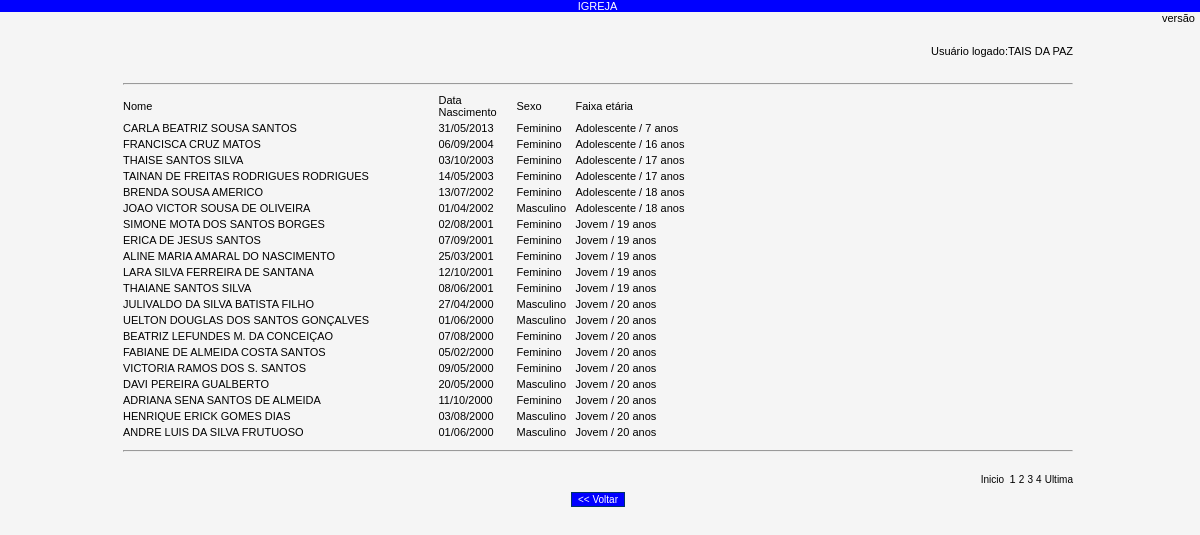
Screenshot of /membros_todos.php (signed in) with the database file from the repository.
### tables this page shows
CREATE TABLE IF NOT EXISTS `membros` (
  `pk_membro` int(11) NOT NULL AUTO_INCREMENT,
  `fg_membro` blob NOT NULL,
  `te_foto` varchar(30) NOT NULL,
  `nm_membro` varchar(50) NOT NULL,
  `dt_nascimento` date NOT NULL,
  `fk_sexo` int(11) NOT NULL DEFAULT '37',
  `fk_instrucao` int(11) NOT NULL,
  `fk_estado` int(11) NOT NULL DEFAULT '1',
  `nm_escola` varchar(50) NOT NULL,
  `nu_tel_escola` varchar(40) NOT NULL,
  `nu_rg` varchar(20) NOT NULL,
  `fk_profissao` int(11) NOT NULL DEFAULT '28',
  `nm_empresa` varchar(50) NOT NULL,
  `nu_tel_empresa` varchar(40) NOT NULL,
  `nm_pai` varchar(50) NOT NULL,
  `nm_mae` varchar(50) NOT NULL,
  `nm_conjuge` varchar(50) NOT NULL,
  `dt_casamento` date NOT NULL,
  `nm_local` varchar(50) NOT NULL,
  `nm_rh` varchar(20) NOT NULL,
  `nu_tel_casa` varchar(30) NOT NULL,
  `nm_email` varchar(70) NOT NULL,
  `nm_logra` varchar(70) NOT NULL,
  `nm_bairro1` varchar(40) NOT NULL,
  `fk_bairro` int(11) NOT NULL,
  `nu_cep` varchar(8) NOT NULL,
  `nm_uf` varchar(2) NOT NULL,
  `nm_cidade` varchar(50) NOT NULL,
  `nm_pastor` varchar(50) NOT NULL,
  `nm_igreja` varchar(50) NOT NULL,
  `nu_tel_igreja` varchar(40) NOT NULL,
  `dt_admissao` date NOT NULL,
  `fk_entrada` int(11) NOT NULL DEFAULT '2',
  `fk_saida` int(11) NOT NULL DEFAULT '6',
  `dt_saida` date NOT NULL,
  `te_observacao` text NOT NULL,
  `dt_cadastro` date NOT NULL,
  `fk_usuario` int(11) NOT NULL,
  PRIMARY KEY (`pk_membro`),
  KEY `fk_sexo` (`fk_sexo`),
  KEY `fk_profissao` (`fk_profissao`),
  KEY `fk_instrucao` (`fk_instrucao`),
  KEY `fk_estado` (`fk_estado`),
  KEY `fk_entrada` (`fk_entrada`),
  KEY `fk_saida` (`fk_saida`),
  KEY `fk_usuario` (`fk_usuario`),
  KEY `fk_bairro` (`fk_bairro`)
);

CREATE TABLE IF NOT EXISTS `status` (
  `pk_status` int(11) NOT NULL AUTO_INCREMENT,
  `cl_status` varchar(1) NOT NULL,
  `nm_status` varchar(50) NOT NULL,
  PRIMARY KEY (`pk_status`)
);

### membros_todos.php (the view, shortened to what this page needs)
<?php
include "cabecalho/cabecalho.php";
$login_igreja = @$_SESSION['login_igreja'];
 if ($login_igreja){
?>
<html>
<head>
</head>
<link rel="stylesheet" href="css/textos.css" type="text/css">
<link rel="stylesheet" href="css/filadelfia.css" type="text/css">
<link rel="stylesheet" href="css/estilo.css" type="text/css">
<body bgcolor="#F5F5F5" onLoad="javascript:caixas()">
<?php
$nm_usuario = $_SESSION["user"];
?>
<form name="formulario">
  <table width="80%" border="0" align="center">
    <tr>
      <td colspan="6" class="labelDireita">Usu&aacute;rio logado:<?php echo $nm_usuario;?></td>
    </tr>
    <tr>
      <td colspan="6" class="labelEsquerda">&nbsp;</td>
    </tr>
    <tr>
      <td colspan="6" class="labelEsquerda"><hr></td>
    </tr>
    <tr>
      <td width="33%" class="labelEsquerda">Nome</td>
      <td width="8%" class="labelEsquerda">Data Nascimento</td>
      <td width="6%" class="labelEsquerda">Sexo</td>
      <td width="53%" class="labelEsquerda">Faixa et&aacute;ria</td>
    </tr>
    <?php
	$p = @$_GET["p"];
	if(isset($p)) {
	$p = $p;
	} else {
	$p = 1;
	}
	$qnt = 20;
	$inicio = ($p*$qnt) - $qnt;
	$sql = mysql_query("SELECT pk_membro,nm_membro,nm_status,dt_nascimento,YEAR(membros.dt_nascimento) as ano FROM membros,status WHERE membros.fk_sexo = status.pk_status AND fk_saida = 6 ORDER BY ano DESC LIMIT $inicio, $qnt");
	$row = mysql_num_rows($sql);
	for ($z = 0; $z < $row; $z++){
	$dt_nascimento = mysql_result($sql, $z, "dt_nascimento");
	$dt_nasc = $dt_nascimento;
	$dt_nascimento = substr($dt_nascimento,0,4);
	$dt_nascimento = date("Y") - $dt_nascimento;
	if ($dt_nascimento <= 8)
	$dt_faixa = "Criança";
	if ( ($dt_nascimento >= 7) && ($dt_nascimento <= 18) )
	$dt_faixa = "Adolescente";
	if ( ($dt_nascimento >= 19) && ($dt_nascimento <= 35) )
	$dt_faixa = "Jovem";
	$dt_nasc = substr($dt_nasc,8,2)."/".substr($dt_nasc,5,2)."/".substr($dt_nasc,0,4);
	?>
    <tr onMouseOver="move_i(this)" onMouseOut="move_o(this)">
      <td class="labelEsquerda"><?php echo mysql_result($sql, $z, "nm_membro");?></td>
      <td class="labelEsquerda"><?php echo $dt_nasc;?></td>
      <td class="labelEsquerda"><?php echo mysql_result($sql, $z, "nm_status");?></td>
      <td class="labelEsquerda"><?php echo $dt_faixa;?> / <?php echo $dt_nascimento;?>
        anos </td>
    </tr>
    <?php }?>
  </table>
 <table width="80%" border="0" align="center">
     <tr>
      <td class="labelCentro"><hr></td>
    </tr>
   <tr>
      <td class="labelDireita">
        <?php
echo "<br />";
$sql_select_all = "SELECT pk_membro,nm_membro,nm_status,dt_nascimento,YEAR(membros.dt_nascimento) as ano FROM membros,status WHERE membros.fk_sexo = status.pk_status AND fk_saida = 6 ORDER BY ano DESC ";
$sql_query_all = mysql_query($sql_select_all);
$total_registros = mysql_num_rows($sql_query_all);
$pags = ceil($total_registros/$qnt);
$max_links = 3;
echo "<font size='1' face='Arial, Helvetica, sans-serif'><a href='membros_todos.php?p=1' target='_self'>Inicio&nbsp;&nbsp;</a></font>";
echo $p." ";
for($i = $p+1; $i <= $p+$max_links; $i++) {
if($i > $pags)
{
}
else
{
echo "<font size='1' face='Arial, Helvetica, sans-serif'><a href='membros_todos.php?p=".$i."' target='_self'>".$i."</a></font> ";
}
}
echo "<font size='1' face='Arial, Helvetica, sans-serif'><a href='membros_todos.php?p=".$pags."' target='_self'>Ultima</a></font> ";
?>
      </td>
    </tr>
    <tr>
      <td class="labelCentro"><input name="volta" type="button" id="volta" onClick="tpl('tpl.php')" value="&lt;&lt; Voltar"></td>
    </tr>
 </table>
</form>
<?php
} else {
 include "rodape/rodape.php";
 }
 ?>
</html>

### css/estilo.css (style rules this page uses)
body { margin-left: 0px; margin-top: 0px; margin-right: 0px; margin-bottom: 0px; SCROLLBAR-FACE-COLOR: #ffffff; SCROLLBAR-HIGHLIGHT-COLOR: #BDD5E7; SCROLLBAR-SHADOW-COLOR: #ffffff; SCROLLBAR-3DLIGHT-COLOR: #ffffff; SCROLLBAR-ARROW-COLOR: #335ec1; }
input { font-family: Arial, Helvetica, sans-serif; font-size: 10px; color: #000000; border: 1px solid #003366; margin: 3px; }
A:link { color: #000000; text-decoration: none; }

### css/filadelfia.css (style rules this page uses)
a:link { color: #003366; }
.labelEsquerda { text-align: left; padding-right: 5px; font-family: Arial, Helvetica, sans-serif; font-size: 11px; color: #000000; }
.labelDireita { text-align: right; padding-right: 5px; font-family: Arial, Helvetica, sans-serif; font-size: 11px; color: #000000; }
.labelCentro { text-align: center; padding-right: 5px; font-family: Arial, Helvetica, sans-serif; font-size: 11px; color: #000000; }

### css/textos.css (style rules this page uses)
input[type=button] { background:#0000FF; color:#ffffff; }

### rows the page displays
membros: nm_membro "CARLA BEATRIZ SOUSA SANTOS", dt_nascimento "31/05/2013", status.nm_status "Feminino", dt_faixa "Adolescente", dt_nascimento "7"
membros: nm_membro "FRANCISCA CRUZ MATOS", dt_nascimento "06/09/2004", status.nm_status "Feminino", dt_faixa "Adolescente", dt_nascimento "16"
membros: nm_membro "THAISE SANTOS SILVA", dt_nascimento "03/10/2003", status.nm_status "Feminino", dt_faixa "Adolescente", dt_nascimento "17"
membros: nm_membro "TAINAN DE FREITAS RODRIGUES RODRIGUES", dt_nascimento "14/05/2003", status.nm_status "Feminino", dt_faixa "Adolescente", dt_nascimento "17"
membros: nm_membro "BRENDA SOUSA AMERICO", dt_nascimento "13/07/2002", status.nm_status "Feminino", dt_faixa "Adolescente", dt_nascimento "18"
membros: nm_membro "JOAO VICTOR SOUSA DE OLIVEIRA", dt_nascimento "01/04/2002", status.nm_status "Masculino", dt_faixa "Adolescente", dt_nascimento "18"
membros: nm_membro "SIMONE MOTA DOS SANTOS BORGES", dt_nascimento "02/08/2001", status.nm_status "Feminino", dt_faixa "Jovem", dt_nascimento "19"
membros: nm_membro "ERICA DE JESUS SANTOS", dt_nascimento "07/09/2001", status.nm_status "Feminino", dt_faixa "Jovem", dt_nascimento "19"
membros: nm_membro "ALINE MARIA AMARAL DO NASCIMENTO", dt_nascimento "25/03/2001", status.nm_status "Feminino", dt_faixa "Jovem", dt_nascimento "19"
membros: nm_membro "LARA SILVA FERREIRA DE SANTANA", dt_nascimento "12/10/2001", status.nm_status "Feminino", dt_faixa "Jovem", dt_nascimento "19"
membros: nm_membro "THAIANE SANTOS SILVA", dt_nascimento "08/06/2001", status.nm_status "Feminino", dt_faixa "Jovem", dt_nascimento "19"
membros: nm_membro "JULIVALDO DA SILVA BATISTA FILHO", dt_nascimento "27/04/2000", status.nm_status "Masculino", dt_faixa "Jovem", dt_nascimento "20"
membros: nm_membro "UELTON DOUGLAS DOS SANTOS GONÇALVES", dt_nascimento "01/06/2000", status.nm_status "Masculino", dt_faixa "Jovem", dt_nascimento "20"
membros: nm_membro "BEATRIZ LEFUNDES M. DA CONCEIÇAO", dt_nascimento "07/08/2000", status.nm_status "Feminino", dt_faixa "Jovem", dt_nascimento "20"
membros: nm_membro "FABIANE DE ALMEIDA COSTA SANTOS", dt_nascimento "05/02/2000", status.nm_status "Feminino", dt_faixa "Jovem", dt_nascimento "20"
membros: nm_membro "VICTORIA RAMOS DOS S. SANTOS", dt_nascimento "09/05/2000", status.nm_status "Feminino", dt_faixa "Jovem", dt_nascimento "20"
membros: nm_membro "DAVI PEREIRA GUALBERTO", dt_nascimento "20/05/2000", status.nm_status "Masculino", dt_faixa "Jovem", dt_nascimento "20"
membros: nm_membro "ADRIANA SENA SANTOS DE ALMEIDA", dt_nascimento "11/10/2000", status.nm_status "Feminino", dt_faixa "Jovem", dt_nascimento "20"
membros: nm_membro "HENRIQUE ERICK GOMES DIAS", dt_nascimento "03/08/2000", status.nm_status "Masculino", dt_faixa "Jovem", dt_nascimento "20"
membros: nm_membro "ANDRE LUIS DA SILVA FRUTUOSO", dt_nascimento "01/06/2000", status.nm_status "Masculino", dt_faixa "Jovem", dt_nascimento "20"

### other values shown
$nm_usuario "TAIS DA PAZ"
$p "1"
